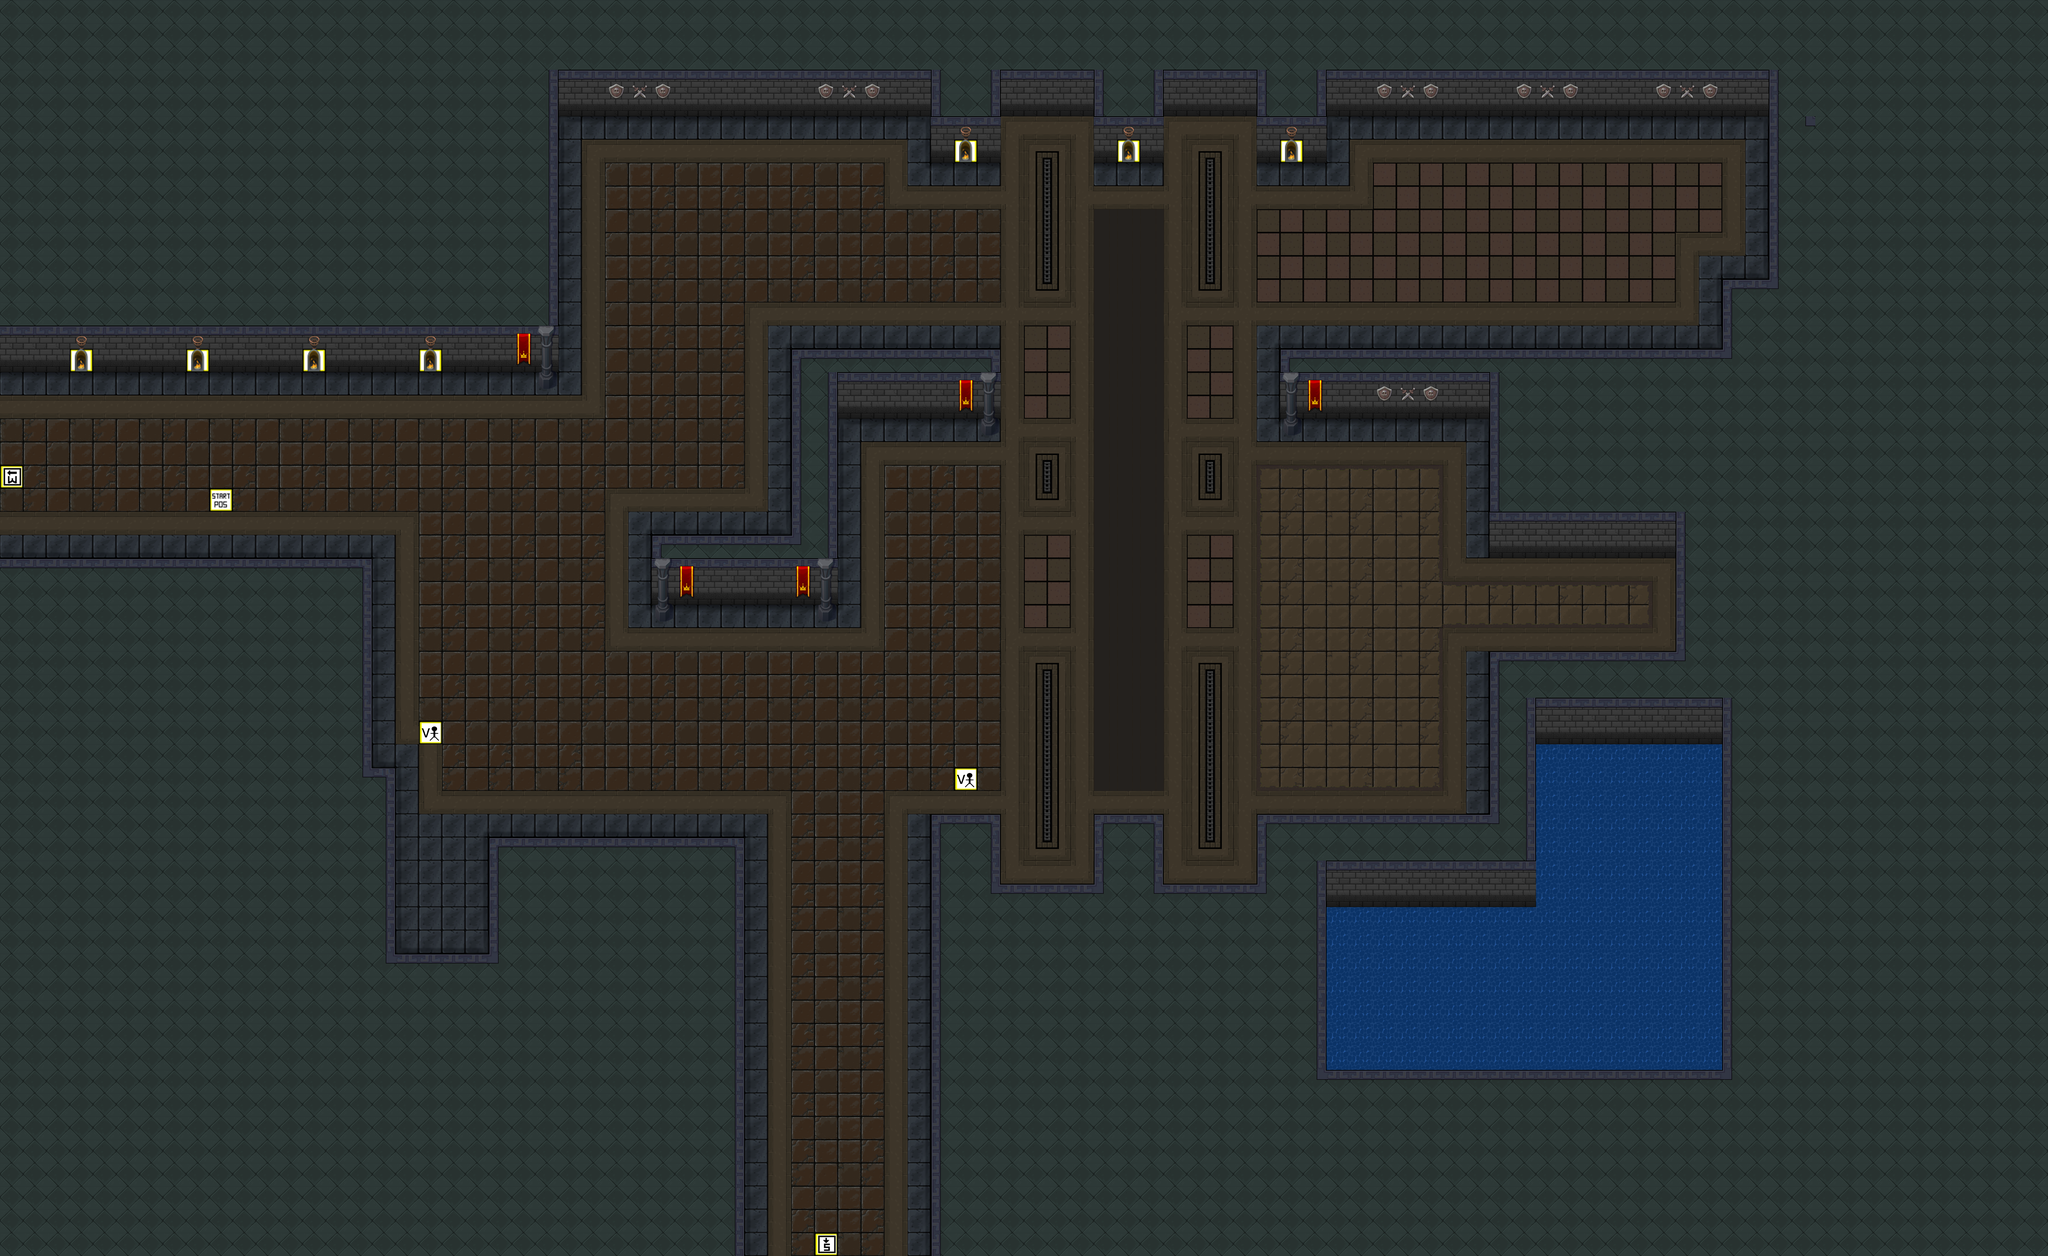

A 2D game scene composited from a Tiled map and its tileset images. What follows is a short description and the map's XML, with each tile layer's data collapsed to a summary:
An orthogonal 88x54 tile map with 64x64 px tiles, 3 tile layers (game tiles, extra game tiles, marker tiles), 2 tilesets and 25 objects (23x Collision, 2x Spike Ball).

<map version="1.2" tiledversion="1.3.4" orientation="orthogonal" renderorder="left-up" compressionlevel="0" width="88" height="54" tilewidth="64" tileheight="64" infinite="0" nextlayerid="64" nextobjectid="885">
 <tileset firstgid="1" name="marker_tiles" tilewidth="64" tileheight="64" tilecount="100" columns="10">
  <image source="marker_tiles.png" width="640" height="640" />
 </tileset>
 <tileset firstgid="101" name="tileset2" tilewidth="64" tileheight="64" tilecount="616" columns="22">
  <image source="tileset2.png" width="1408" height="1792" />
 </tileset>
 <layer id="59" name="game tiles" width="88" height="54">
  <data>[4752 cells, 4752 non-empty, 60 distinct tile ids]</data>
 </layer>
 <layer id="60" name="extra game tiles" width="88" height="54">
  <data>[4752 cells, 131 non-empty, 19 distinct tile ids]</data>
 </layer>
 <layer id="61" name="marker tiles" width="88" height="54">
  <data>[4752 cells, 12 non-empty, 5 distinct tile ids]</data>
 </layer>
 <objectgroup color="#ffaa00" id="42" name="collision" visible="0">
  <object id="833" name="Wall" type="Collision" x="0" y="1536" width="1024" height="576" />
  <object id="834" name="Wall" type="Collision" x="1536" y="2304" width="512" height="1152" />
  <object id="835" name="Wall" type="Collision" x="4096" y="1792" width="1536" height="1664" />
  <object id="836" name="Wall" type="Collision" x="3456" y="2240" width="640" height="1216" />
  <object id="839" name="Wall" type="Collision" x="0" y="0" width="5632" height="320" />
  <object id="840" name="Wall" type="Collision" x="0" y="320" width="1536" height="704" />
  <object id="850" name="Wall" type="Collision" x="1088" y="2624" width="448" height="832" />
  <object id="852" name="Wall" type="Collision" x="4096" y="960" width="512" height="576" />
  <object id="853" name="Wall" type="Collision" x="4608" y="960" width="1024" height="832" />
  <object id="855" name="Wall" type="Collision" x="2560" y="2240" width="192" height="1216" />
  <object id="856" name="Wall" type="Collision" x="3008" y="2240" width="192" height="192" />
  <object id="857" name="Wall" type="Collision" x="2752" y="2432" width="704" height="1024" />
  <object id="858" name="Wall" type="Collision" x="2560" y="320" width="192" height="128" />
  <object id="859" name="Wall" type="Collision" x="3008" y="320" width="192" height="128" />
  <object id="860" name="Wall" type="Collision" x="3456" y="320" width="192" height="128" />
  <object id="866" name="Spike Ball" gid="16" x="3264" y="512" width="64" height="64">
   <properties>
    <property name="count" type="int" value="1" />
    <property name="xdirection" value="still" />
    <property name="xdistance" type="int" value="0" />
    <property name="xspeed" type="float" value="0" />
    <property name="ydirection" value="down" />
    <property name="ydistance" type="int" value="29" />
    <property name="yspeed" type="float" value="4" />
   </properties>
  </object>
  <object id="868" name="Spike Ball" gid="16" x="2816" y="2368" width="64" height="64">
   <properties>
    <property name="count" type="int" value="1" />
    <property name="xdirection" value="still" />
    <property name="xdistance" type="int" value="0" />
    <property name="xspeed" type="float" value="0" />
    <property name="ydirection" value="up" />
    <property name="ydistance" type="int" value="29" />
    <property name="yspeed" type="float" value="4" />
   </properties>
  </object>
  <object id="873" name="Wall" type="Collision" x="1792" y="1472" width="512" height="192" />
  <object id="874" name="Wall" type="Collision" x="2304" y="960" width="448" height="192" />
  <object id="875" name="Wall" type="Collision" x="2176" y="960" width="128" height="512" />
  <object id="878" name="Wall" type="Collision" x="4864" y="320" width="768" height="448" />
  <object id="879" name="Wall" type="Collision" x="3520" y="960" width="576" height="192" />
  <object id="880" name="Wall" type="Collision" x="4736" y="768" width="896" height="192" />
  <object id="882" name="Wall" type="Collision" x="1344" y="2304" width="192" height="320" />
  <object id="884" name="Wall" type="Collision" x="0" y="2112" width="1088" height="1344" />
 </objectgroup>
</map>
